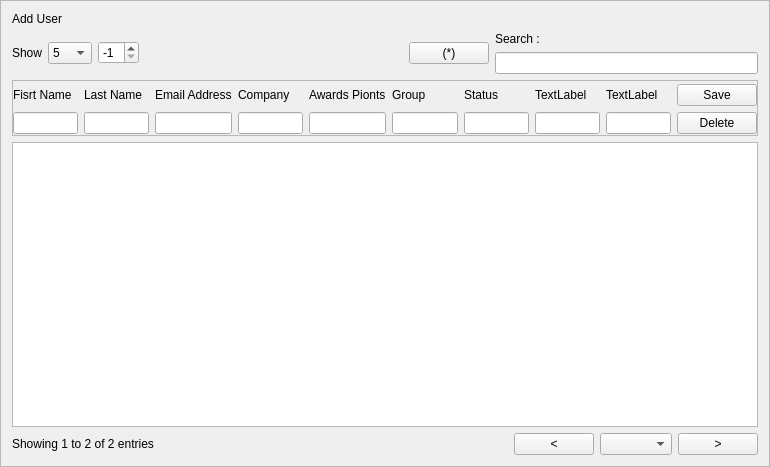
<?xml version="1.0" encoding="UTF-8"?>
<ui version="4.0">
 <class>F_ListUsers</class>
 <widget class="QFrame" name="F_ListUsers">
  <property name="geometry">
   <rect>
    <x>0</x>
    <y>0</y>
    <width>770</width>
    <height>467</height>
   </rect>
  </property>
  <property name="windowTitle">
   <string>Frame</string>
  </property>
  <property name="frameShape">
   <enum>QFrame::StyledPanel</enum>
  </property>
  <property name="frameShadow">
   <enum>QFrame::Raised</enum>
  </property>
  <layout class="QVBoxLayout" name="verticalLayout_12">
   <item>
    <widget class="QLabel" name="L_header">
     <property name="text">
      <string>Add User</string>
     </property>
    </widget>
   </item>
   <item>
    <layout class="QHBoxLayout" name="layoutHeader">
     <item>
      <layout class="QHBoxLayout" name="layoutRowBox">
       <item>
        <widget class="QLabel" name="L_show">
         <property name="text">
          <string>Show</string>
         </property>
        </widget>
       </item>
       <item>
        <widget class="QComboBox" name="Cb_rows">
         <item>
          <property name="text">
           <string>5</string>
          </property>
         </item>
         <item>
          <property name="text">
           <string>8</string>
          </property>
         </item>
         <item>
          <property name="text">
           <string>10</string>
          </property>
         </item>
         <item>
          <property name="text">
           <string>15</string>
          </property>
         </item>
         <item>
          <property name="text">
           <string>12</string>
          </property>
         </item>
         <item>
          <property name="text">
           <string>20</string>
          </property>
         </item>
        </widget>
       </item>
      </layout>
     </item>
     <item>
      <widget class="QSpinBox" name="Sb_IDUser">
       <property name="minimum">
        <number>-1</number>
       </property>
       <property name="value">
        <number>-1</number>
       </property>
      </widget>
     </item>
     <item>
      <spacer name="horizontalSpacer_2">
       <property name="orientation">
        <enum>Qt::Horizontal</enum>
       </property>
       <property name="sizeHint" stdset="0">
        <size>
         <width>40</width>
         <height>20</height>
        </size>
       </property>
      </spacer>
     </item>
     <item>
      <widget class="QPushButton" name="Bt_editRow">
       <property name="text">
        <string>(*)</string>
       </property>
      </widget>
     </item>
     <item>
      <layout class="QVBoxLayout" name="layoutSearchBox">
       <item>
        <widget class="QLabel" name="L_search">
         <property name="text">
          <string>Search : </string>
         </property>
        </widget>
       </item>
       <item>
        <widget class="QLineEdit" name="Le_search"/>
       </item>
      </layout>
     </item>
    </layout>
   </item>
   <item>
    <widget class="QFrame" name="frame">
     <property name="frameShape">
      <enum>QFrame::StyledPanel</enum>
     </property>
     <property name="frameShadow">
      <enum>QFrame::Raised</enum>
     </property>
     <layout class="QHBoxLayout" name="horizontalLayout_3">
      <property name="spacing">
       <number>6</number>
      </property>
      <property name="leftMargin">
       <number>0</number>
      </property>
      <property name="topMargin">
       <number>3</number>
      </property>
      <property name="rightMargin">
       <number>0</number>
      </property>
      <property name="bottomMargin">
       <number>1</number>
      </property>
      <item>
       <layout class="QHBoxLayout" name="layoutInputs">
        <property name="spacing">
         <number>6</number>
        </property>
        <item>
         <layout class="QVBoxLayout" name="layoutFirstname">
          <item>
           <widget class="QLabel" name="L_firstName">
            <property name="text">
             <string>Fisrt Name</string>
            </property>
           </widget>
          </item>
          <item>
           <widget class="QLineEdit" name="Le_firstName"/>
          </item>
         </layout>
        </item>
        <item>
         <layout class="QVBoxLayout" name="layoutLastname">
          <item>
           <widget class="QLabel" name="L_lastName">
            <property name="text">
             <string>Last Name</string>
            </property>
           </widget>
          </item>
          <item>
           <widget class="QLineEdit" name="Le_lastName"/>
          </item>
         </layout>
        </item>
        <item>
         <layout class="QVBoxLayout" name="layoutEmail">
          <item>
           <widget class="QLabel" name="L_email">
            <property name="text">
             <string>Email Address</string>
            </property>
           </widget>
          </item>
          <item>
           <widget class="QLineEdit" name="Le_email"/>
          </item>
         </layout>
        </item>
        <item>
         <layout class="QVBoxLayout" name="layoutCompany">
          <item>
           <widget class="QLabel" name="L_company">
            <property name="text">
             <string>Company</string>
            </property>
           </widget>
          </item>
          <item>
           <widget class="QLineEdit" name="Le_company"/>
          </item>
         </layout>
        </item>
        <item>
         <layout class="QVBoxLayout" name="layoutAwdPints">
          <item>
           <widget class="QLabel" name="L_awardPionts">
            <property name="text">
             <string>Awards Pionts</string>
            </property>
           </widget>
          </item>
          <item>
           <widget class="QLineEdit" name="Le_awardsPiont"/>
          </item>
         </layout>
        </item>
        <item>
         <layout class="QVBoxLayout" name="layoutGroup">
          <item>
           <widget class="QLabel" name="L_group">
            <property name="text">
             <string>Group</string>
            </property>
           </widget>
          </item>
          <item>
           <widget class="QLineEdit" name="Le_group"/>
          </item>
         </layout>
        </item>
        <item>
         <layout class="QVBoxLayout" name="layoutStatus">
          <item>
           <widget class="QLabel" name="KL_status">
            <property name="text">
             <string>Status</string>
            </property>
           </widget>
          </item>
          <item>
           <widget class="QLineEdit" name="Le_status"/>
          </item>
         </layout>
        </item>
        <item>
         <layout class="QVBoxLayout" name="layoutT">
          <item>
           <widget class="QLabel" name="label_7">
            <property name="text">
             <string>TextLabel</string>
            </property>
           </widget>
          </item>
          <item>
           <widget class="QLineEdit" name="lineEdit_5"/>
          </item>
         </layout>
        </item>
        <item>
         <layout class="QVBoxLayout" name="layoutT2">
          <item>
           <widget class="QLabel" name="label_10">
            <property name="text">
             <string>TextLabel</string>
            </property>
           </widget>
          </item>
          <item>
           <widget class="QLineEdit" name="lineEdit_8"/>
          </item>
         </layout>
        </item>
       </layout>
      </item>
      <item>
       <layout class="QVBoxLayout" name="layoutSubmit">
        <item>
         <widget class="QPushButton" name="Bt_save">
          <property name="text">
           <string>Save</string>
          </property>
         </widget>
        </item>
        <item>
         <widget class="QPushButton" name="bt_cancel">
          <property name="text">
           <string>Delete</string>
          </property>
         </widget>
        </item>
       </layout>
      </item>
     </layout>
    </widget>
   </item>
   <item>
    <widget class="QTableView" name="tableView">
     <property name="font">
      <font>
       <family>Calibri</family>
       <pointsize>11</pointsize>
       <weight>75</weight>
       <bold>true</bold>
      </font>
     </property>
     <property name="verticalScrollBarPolicy">
      <enum>Qt::ScrollBarAlwaysOff</enum>
     </property>
     <property name="horizontalScrollBarPolicy">
      <enum>Qt::ScrollBarAlwaysOff</enum>
     </property>
     <property name="sizeAdjustPolicy">
      <enum>QAbstractScrollArea::AdjustToContents</enum>
     </property>
     <property name="alternatingRowColors">
      <bool>true</bool>
     </property>
     <property name="sortingEnabled">
      <bool>true</bool>
     </property>
    </widget>
   </item>
   <item>
    <layout class="QHBoxLayout" name="layoutFooter">
     <item>
      <widget class="QLabel" name="L_info">
       <property name="text">
        <string>Showing 1 to 2 of 2 entries</string>
       </property>
       <property name="scaledContents">
        <bool>true</bool>
       </property>
      </widget>
     </item>
     <item>
      <spacer name="horizontalSpacer">
       <property name="orientation">
        <enum>Qt::Horizontal</enum>
       </property>
       <property name="sizeHint" stdset="0">
        <size>
         <width>40</width>
         <height>20</height>
        </size>
       </property>
      </spacer>
     </item>
     <item>
      <layout class="QHBoxLayout" name="layoutPagesCTR">
       <item>
        <widget class="QPushButton" name="Bt_previous">
         <property name="text">
          <string>&lt;</string>
         </property>
        </widget>
       </item>
       <item>
        <widget class="QComboBox" name="Cb_pages"/>
       </item>
       <item>
        <widget class="QPushButton" name="Bt_next">
         <property name="text">
          <string>&gt;</string>
         </property>
        </widget>
       </item>
      </layout>
     </item>
    </layout>
   </item>
  </layout>
 </widget>
 <resources/>
 <connections/>
</ui>
